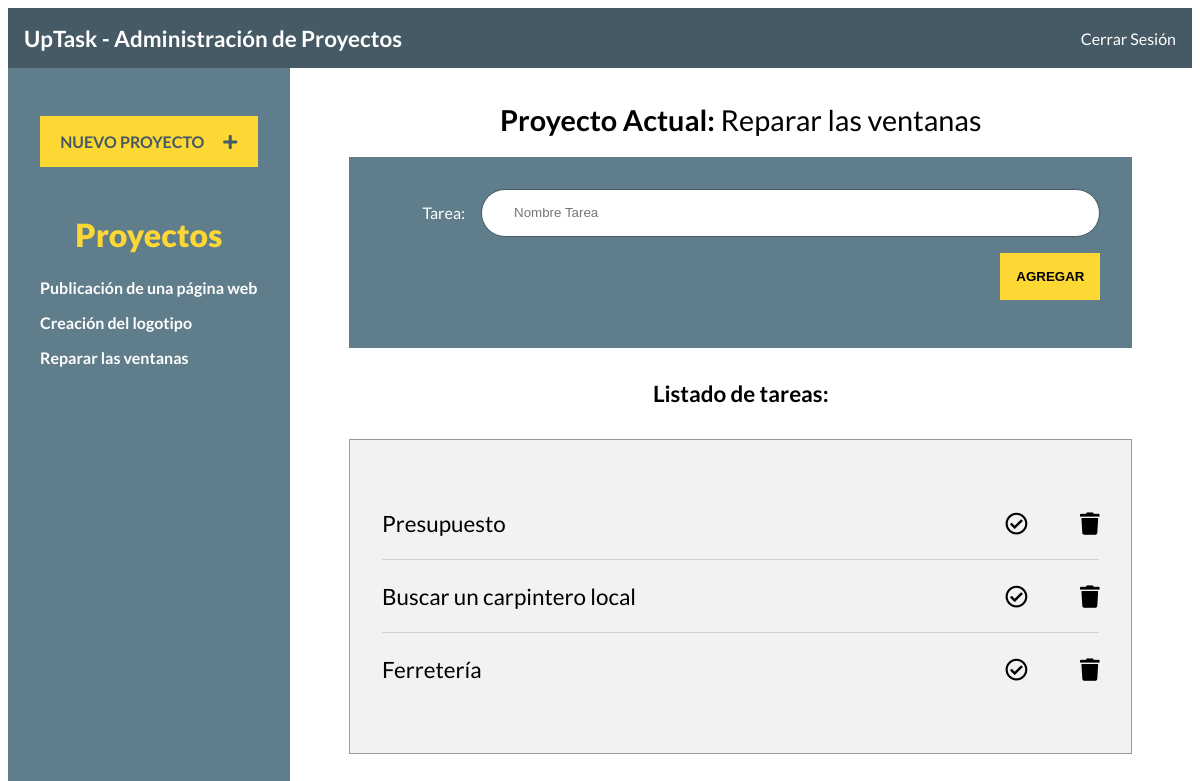
The page /uptask-fin/index.php?id_proyecto=3 (signed in) on the database its author committed.
### tables this page shows
CREATE TABLE proyectos (
    id INT(11) AUTO_INCREMENT PRIMARY KEY,
    nombre VARCHAR(180)
);

CREATE TABLE tareas (
    id INT(11) AUTO_INCREMENT PRIMARY KEY,
    nombre VARCHAR(180),
    estado SMALLINT(1) DEFAULT 0,
    id_proyecto INT(11),
    FOREIGN KEY (id_proyecto) REFERENCES proyectos(id)
);

### uptask-fin/inc/funciones/funciones.php (called while the page is built, shortened)
<?php
function obtenerProyectos() {
    include 'conexion.php';
    try {
        return $conn->query('SELECT id, nombre FROM proyectos');
    } catch(Exception $e) {
        echo "Error! : " . $e->getMessage();
        return false;
    }
}
function obtenerNombreProyecto($id = null) {
    include 'conexion.php';
    try {
        return $conn->query("SELECT  nombre FROM proyectos WHERE id = {$id}");
    } catch(Exception $e) {
        echo "Error! : " . $e->getMessage();
        return false;
    }
}
function obtenerTareasProyecto($id = null) {
    include 'conexion.php';
    try {
        return $conn->query("SELECT id, nombre, estado FROM tareas WHERE id_proyecto = {$id}");
    } catch(Exception $e) {
        echo "Error! : " . $e->getMessage();
        return false;
    }
}

### uptask-fin/index.php (the view, shortened to what this page needs)
<?php
    include 'inc/funciones/funciones.php';
    include 'inc/templates/header.php';
    include 'inc/templates/barra.php';
    if(isset($_GET['id_proyecto'])) {
        $id_proyecto = $_GET['id_proyecto'];
    }
?>
<div class="contenedor">
    <?php
        include 'inc/templates/sidebar.php';
    ?>
    <main class="contenido-principal">
    <?php
        $proyecto = obtenerNombreProyecto($id_proyecto);
        if($proyecto): ?>
        <h1>Proyecto Actual:
                    <?php foreach($proyecto as $nombre): ?>
                        <span><?php echo $nombre['nombre']; ?></span>
                   <?php endforeach;?>
        </h1>
        <form action="#" class="agregar-tarea">
            <div class="campo">
                <label for="tarea">Tarea:</label>
                <input type="text" placeholder="Nombre Tarea" class="nombre-tarea">
            </div>
            <div class="campo enviar">
                <input type="submit" class="boton nueva-tarea" value="Agregar">
            </div>
        </form>
        <?php
            else:
                echo "<p>Selecciona un Proyecto a la izquierda</p>";
            endif;
        ?>
        <h2>Listado de tareas:</h2>
        <div class="listado-pendientes">
            <ul>
                <?php
                    $tareas = obtenerTareasProyecto($id_proyecto);
                    if($tareas->num_rows > 0) {
                        foreach($tareas as $tarea): ?>
                            <li id="tarea:<?php echo $tarea['id'] ?>" class="tarea">
                            <p><?php echo $tarea['nombre'] ?></p>
                                <div class="acciones">
                                    <i class="far fa-check-circle <?php echo ($tarea['estado'] === '1' ? 'completo' : '') ?>"></i>
                                    <i class="fas fa-trash"></i>
                                </div>
                            </li>
                    <?php endforeach;
                    }  else {
                        echo "<p class='lista-vacia'>No hay tareas en este proyecto</p>";
                    }
                ?>
            </ul>
        </div>
    </main>
</div>
<?php
    include 'inc/templates/footer.php';
?>

### uptask-fin/inc/templates/sidebar.php
<aside class="contenedor-proyectos">
    <div class="panel crear-proyecto">
        <a href="#" class="boton">Nuevo Proyecto <i class="fas fa-plus"></i> </a>
    </div>
    <div class="panel lista-proyectos">
        <h2>Proyectos</h2>
        <ul id="proyectos">
            <?php
                $proyectos = obtenerProyectos();
                if($proyectos) {
                    foreach($proyectos as $proyecto) { ?>
                        <li>
                            <a href="index.php?id_proyecto=<?php echo $proyecto['id'] ?>" id="proyecto:<?php echo $proyecto['id'] ?>">
                                <?php echo $proyecto['nombre'] ?>
                            </a>
                        </li>
            <?php   }
                }
            ?>
        </ul>
    </div>
</aside>

### uptask-fin/css/style.css (style rules this page uses)
html { box-sizing: border-box; height: 100%; }
*, *:before, *:after { box-sizing: inherit; }
body { font-family: 'Lato', sans-serif; min-height: 100%; }
.campo { display: flex; margin-bottom: 1rem; align-items: center; }
.campo label { flex: 0 0 100px; text-align: right; padding-right: 1rem; }
.campo input[type="text"], .campo input[type="password"] { height: 3rem; border: 0; flex: 1; border: 1px solid #455A64; border-radius: 5rem; padding-left: 2rem; }
.enviar { justify-content: flex-end; }
.boton { background-color: #FDD835; text-align: center; transition: background-color .5s ease-in-out; display: block; padding: 1rem; text-transform: uppercase; font-weight: 400; border: none; font-weight: 900; }
body.index { height: 100vh; }
.contenedor-proyectos { min-height: 100vh; max-width: 300px; background-color: #607D8B; padding-top: 1rem; }
.panel { padding: 1rem; margin: 1rem; }
.panel a { color: white; font-weight: bold; text-decoration: none; }
.panel h2 { color: #FDD835; font-weight: 900; text-align: center; font-size: 2rem; margin: 0; }
.crear-proyecto i { margin-left: 1rem; }
.crear-proyecto a { color: #455A64; }
.lista-proyectos ul { list-style: none; padding: 1.5rem 0 0 0; margin: 0; }
.lista-proyectos ul li { margin-bottom: 1rem; }
.contenedor { display: flex; height: calc( 100% - 60px); }
.contenido-principal { flex: 1; padding: 1rem; overflow: scroll; }
.contenido-principal h1, .contenido-principal h2 { text-align: center; }
.contenido-principal h1 { font-size: 1.8rem; }
.contenido-principal h2 { font-size: 1.4rem; margin-top: 2rem; }
.contenido-principal h1 span { font-weight: 400; }
.agregar-tarea { max-width: 800px; width: 90%; background-color: #607D8B; margin: 0 auto; padding: 2rem; color: white; transition: background-color .5s ease-in-out; }
.listado-pendientes { background-color: #F2F2F2; max-width: 800px; width: 90%; margin: 2rem auto 0 auto; padding: 2rem; border: 1px solid #999; }
.listado-pendientes ul { padding: 0; list-style: none; }
.listado-pendientes ul li { display: flex; align-items: center; justify-content: space-between; font-size: 1.4rem; border-bottom: 1px solid #d1d1d1; }
.listado-pendientes ul li:last-of-type { border-bottom: none; }
.listado-pendientes ul li i { cursor: pointer; }
.acciones i:last-child { margin-left: 3rem; }

### rows shown on the page
proyectos: nombre "Publicación de una página web"
proyectos: nombre "Creación del logotipo"
proyectos: nombre "Reparar las ventanas"
tareas: nombre "Presupuesto", estado 0 (drawn)
tareas: nombre "Buscar un carpintero local", estado 0 (drawn)
tareas: nombre "Ferretería", estado 0 (drawn)
